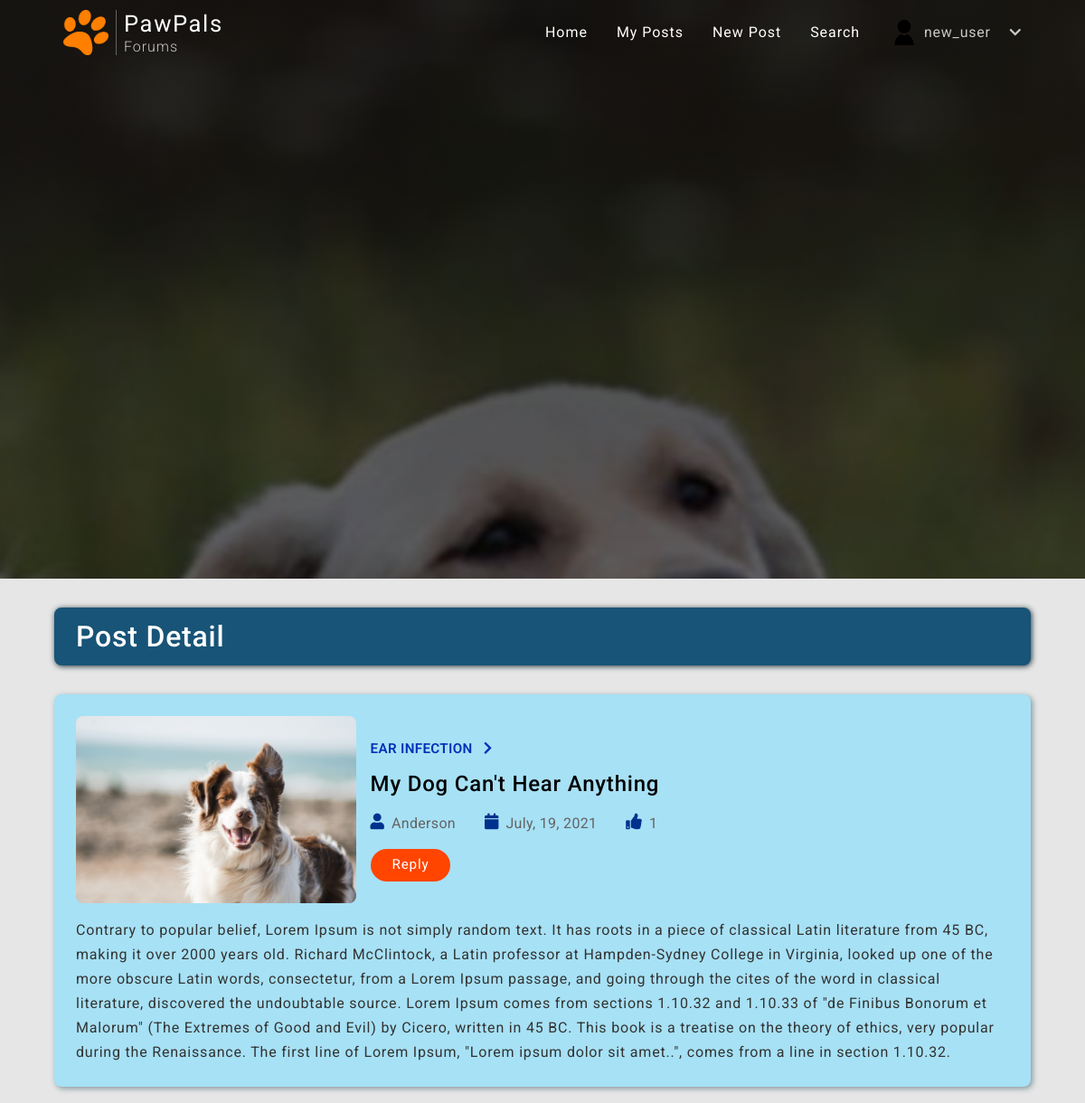
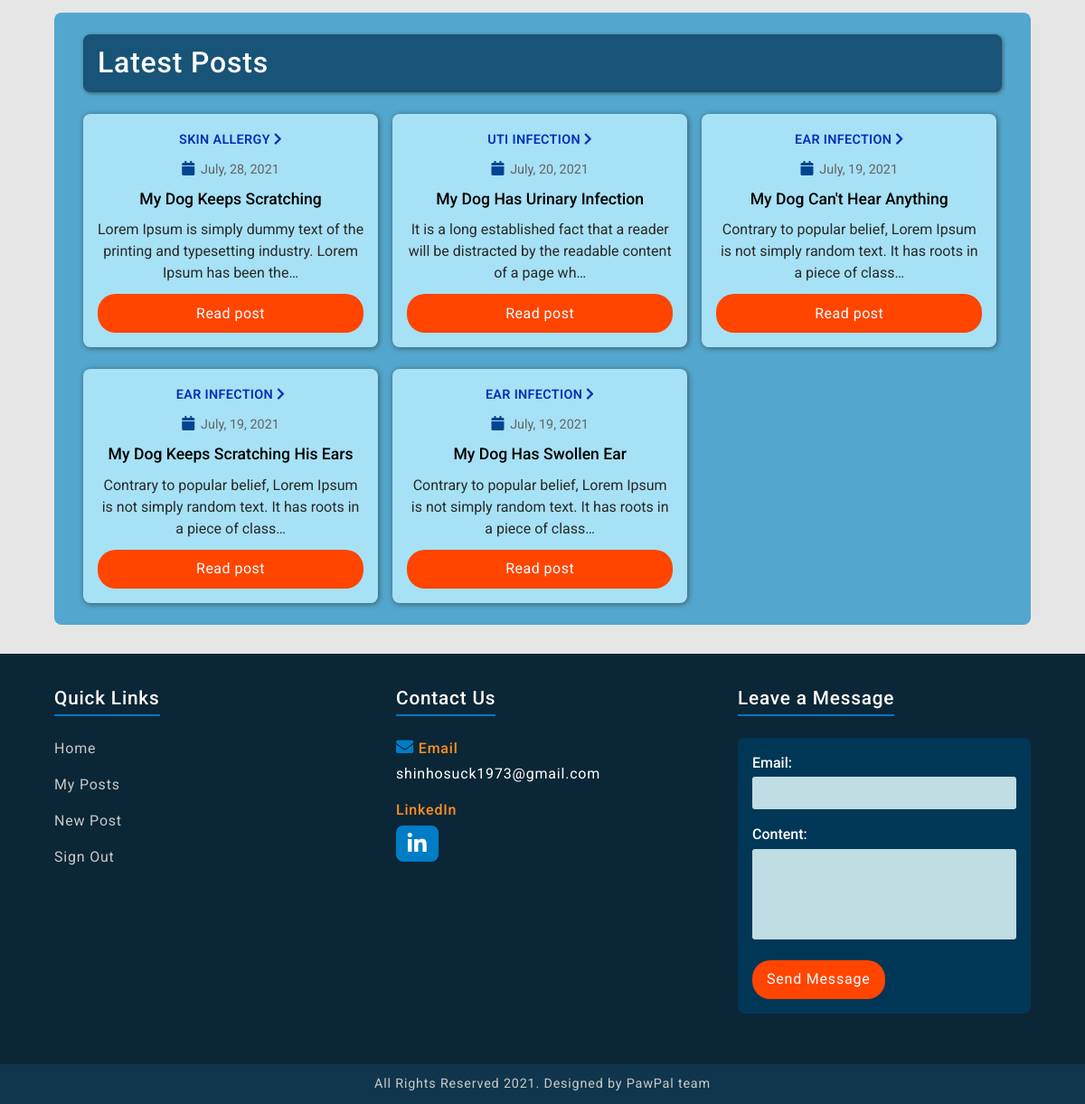
/post/13/detail/ (signed in), run on the app's committed database (2 pictures, top to bottom).
### users/models.py (models this page shows, shortened)
class Profile(models.Model):
    user = models.OneToOneField(User, on_delete=models.CASCADE)
    image = models.ImageField(default="default.png", upload_to="user_images")

### blog/models.py (models this page shows, shortened)
class Post(models.Model):
    topic = models.ForeignKey(Topic, on_delete=models.CASCADE)
    title = models.CharField(max_length=100)
    author = models.ForeignKey(User, on_delete=models.CASCADE)
    post_image = models.ImageField(default="default_post_img.jpg", upload_to="post_images")
    content = models.TextField()
    date_posted = models.DateTimeField(default=timezone.now)
    likes = models.ManyToManyField(User, blank=True, related_name="post_likes")
    class Meta:
        ordering = ["-date_posted"]

class Topic(models.Model):
    name = models.CharField(max_length=50)
    topic_image = models.ImageField(upload_to="topic_images")
    description = models.CharField(max_length=200, blank=True)
    def __str__(self):
        return self.name

### blog/views.py (the view)
# urls.py: path("post/<int:pk>/detail/", post_detail, name="post-detail"),
def post_detail(request, pk):
    all_posts = Post.objects.all()[0:5]
    post = Post.objects.get(pk=pk)
    context = {
        "all_posts": all_posts,
        "post": post
    }
    return render(request, "blog/post_detail.html", context)

### users/forms.py
class ContactUsForm(forms.ModelForm):
    email = forms.EmailField()
    class Meta:
        model = Contact
        fields = ["email", "content"]

### users/context_processors.py (called while the page is built)
def contact_form(request):
    form = ContactUsForm()
    return  {"form": form}

### blog/templates/blog/post_detail.html (shortened to what this page needs)
{% extends "blog/base.html" %}
{% block content %}
<div class="post-detail-row">
    <div class="post-detail-wrapper">
        <div class="post-detail-header-title">
            <h2>Post Detail</h2>
        </div>
        <div class="post-detail-content-wrapper">
            <div class="post-detail-img-container">
                <img src="{{ post.post_image.url }}" alt="">
            </div>
            <div class="post-detail-content">
                <div class="post-detail-topic-link">
                    <a href="{% url 'blog:posts-in-topic' post.topic.pk%}">
                        {{ post.topic }}
                        <i class="fa fa-chevron-right"></i>
                    </a>
                </div>
                <h6 class="post-detail-title">{{ post.title }}</h6>
                <div class="post-detail-text-wrapper">
                    <p class="post-detail-author">
                        <i class="fas fa-user post-detail-user"></i>
                        <span>{{ post.author|truncatechars:8 }}</span>
                    </p>
                    <p class="post-detail-date">
                        <i class="fas fa-calendar post-detail-calendar"></i>
                        <span>{{ post.date_posted|date:"N, d, Y"|truncatechars:14}}</span>
                    </p>
                    <a class="post-detail-date-thumbs" href="{% url 'blog:post-like' post.pk %}">
                        <i class="fas fa-thumbs-up post-detail-thumbs-up"></i>
                        <span class="topic-likes-count">{{ post.likes.count}}</span>
                    </a>
                    {% if user.is_authenticated %}
                        <div class="post-detail-reply">
                            <p>Reply</p>
                        </div>
                    {% else %}
                        <div class="post-detail-reply">
                            <p id="reply" title="Sorry, you must be logged in.">Reply</p>
                        </div>
                    {% endif %}
                </div>
            </div>
            <p class="post-detail-text">{{ post.content }}</p>
        </div>
    </div>
    <div class="post-detail-right-side-container">
        <h5 class="post-detail-latest-post-title-header">Latest Posts</h5>
        <div class="post-detail-latest-post-wrapper">
            {% for post in all_posts %}
            <div class="post-detail-latest-posts">
                <a class="post-detail-latest-post-topic-link" href="{% url 'blog:posts-in-topic' post.topic.pk%}">
                    {{ post.topic }}
                    <i class="fa fa-chevron-right"></i>
                </a>
                <p class="post-detail-latest-post-date">
                    <i class="fas fa-calendar post-detail-topic-calendar-icon"></i>
                    {{ post.date_posted|date:"N, d, Y"}}
                </p>
                <h5 class="post-detail-latest-post-title">{{ post.title }}</h5>
                <p class="post-detail-latest-post-content">{{ post.content|truncatechars:100}}</p>
                <a  class="post-detail-latest-post-detail" href="{% url 'blog:post-detail' post.pk %}">
                    Read post
                </a>
            </div>
            {% endfor %}
        </div>
    </div>
</div>
{% endblock content %}

### blog/templates/blog/base.html (shortened to what this page needs)
{% load static %}
<!DOCTYPE html>
<html lang="en">
<head>
    <link rel="stylesheet" href="https://cdnjs.cloudflare.com/ajax/libs/font-awesome/5.15.1/css/all.min.css"
 />
    <link rel="stylesheet" href="https://cdnjs.cloudflare.com/ajax/libs/font-awesome/5.15.3/css/all.min.css" />
    <link href="https://cdn.jsdelivr.net/npm/bootstrap@5.0.0-beta1/dist/css/bootstrap.min.css" rel="stylesheet">
    <link rel="stylesheet" type="text/css" href="{% static 'blog/main.css' %}">
</head>
<body>
    <header>
        {% block navbar%}
        <nav class="bg-img">
            <div class="navbar-container">
                <div class="brand-name">
                    <a class="brand-link" href="{% url 'blog:home' %}">
                        <img src="{% static 'blog/images/paw.png' %}" alt="">
                        <h5>PawPals<span>Forums</span></h5>
                    </a>
                </div>
                <ul class="links">
                    {% if user.is_authenticated %}
                        {% with request.resolver_match.url_name as url_name %}
                        <li class="link">
                            <a class="{% if url_name == 'home' %} active {% endif %}" href="{% url 'blog:home' %}">Home</a>
                        </li>
                        <li class="link">
                            <a class="{% if url_name == 'my-posts' %} active {% endif %}" href="{% url 'blog:my-posts'  user.pk %}">My Posts</a>
                        </li>
                        <li class="link">
                            <a href="{% url 'blog:create-post' %}">New Post</a>
                        </li>
                        <li class="link">
                            <a id="search" href="#">Search</a>
                        </li>
                        <li class="link">
                            <div class="user-account">
                                <div class="user-profile-img">
                                    <img src="{{ user.profile.image.url }}" alt="">
                                </div>
                                <p class="user-username">{{ user.username }}
                                    <i id="down-arrow" class="fa fa-chevron-down"></i>
                                </p>
                            </div>
                        </li>
                        {% endwith %}
                    {% endif %}
                </ul>
            </div>
        </nav>
        {% endblock navbar%}
    </header>
    <main>
        {% block content %}
        {% endblock content %}
    </main>
    <footer>
        <div class="footer-container">
            <div class="footer-content-wrapper">
                <div class="footer-title">
                    <h6>Quick Links</h6>
                </div>
                <div class="footer-links">
                    {% if user.is_authenticated %}
                        <a href="{% url 'blog:home' %}" class="footer-home">Home</a>
                        <a href="{% url 'blog:my-posts' user.pk %}" class="footer-my-posts">My Posts</a>
                        <a href="{% url 'blog:create-post' %}" class="footer-new-post">New Post</a>
                        <a href="{% url 'users:logout' %}" class="footer-sign-out">Sign Out</a>
                    {% else %}
                        <a href="{% url 'users:login' %}" class="footer-sign-in">Sign In</a>
                        <a href="{% url 'users:register' %}" class="footer-register">Register</a>
                    {% endif %}
                </div>
            </div>
            <div class="footer-content-wrapper">
                <div class="footer-title">
                    <h6>Contact Us</h6>
                </div>
                <div class="footer-contact">
                    <p>
                       <i class="fa fa-envelope"></i>Email
                       <a href="mailto:shinhosuck1973@gmail.com">shinhosuck1973@gmail.com</a>
                    </p>
                    <p>
                        LinkedIn
                        <a class="linkedIn-link" href="https://www.linkedin.com/in/eric-anderson-a6b906214/" target="_blank"><i class="fab fa-linkedin-in"></i></a>
                    </p>
                </div>
            </div>
            <div class="footer-content-wrapper">
                <div class="footer-title">
                    <h6>Leave a Message</h6>
                </div>
                <div class="footer-form">
                    <form class="form-content" action="{% url 'users:contact_us' %}" method="POST">
                        {{ form.as_p }}
                        <button class="contact-submit" type="submit">Send Message</button>
                    </form>
                </div>
            </div>
        </div>
        <div class="footer-rights-reserved">
            <p>All Rights Reserved 2021. Designed by PawPal team</p>
        </div>
    </footer>
</body>
</html>

### blog/templates/blog/base.html (style rules this page uses)
.form-content { margin-top: 1rem; }
p > label { color: rgb(255, 255, 255); font-size: 1rem; font-weight: 500; margin-bottom: 0.2rem; text-align: start !important; }
p > input, textarea { width: 100%; padding: 0.4rem 1rem; outline: none; border: none; background: rgb(191, 221, 226); color: rgb(0, 0, 0); resize: none; border-radius: 3px; }
p > textarea { height: 100px; width: 100%; }

### data on the page
Post: post_image (placeholder picture), topic "EAR INFECTION", title "My Dog Can't Hear Anything", author "Anderson", date_posted "July, 19, 2021", likes.count "1", content "Contrary to popular belief, Lorem Ipsum is not simply random text. It has roots in a piece of classical Latin literature from 45 BC, making it over 2000 years old. Richard McClintock, a Latin professor at Hampden-Sydney College in Virginia, looked up one of the more obscure Latin words, consectetur, from a Lorem Ipsum passage, and going through the cites of the word in classical literature, discovered the undoubtable source. Lorem Ipsum comes from sections 1.10.32 and 1.10.33 of \"de Finibus Bonorum et Malorum\" (The Extremes of Good and Evil) by Cicero, written in 45 BC. This book is a treatise on the theory of ethics, very popular during the Renaissance. The first line of Lorem Ipsum,…", content "Contrary to popular belief, Lorem Ipsum is not simply random text. It has roots in a piece of class…"
Post: topic "SKIN ALLERGY", date_posted "July, 28, 2021", title "My Dog Keeps Scratching", content "Lorem Ipsum is simply dummy text of the printing and typesetting industry. Lorem Ipsum has been the…"
Post: topic "UTI INFECTION", date_posted "July, 20, 2021", title "My Dog Has Urinary Infection", content "It is a long established fact that a reader will be distracted by the readable content of a page wh…"
Post: topic "EAR INFECTION", date_posted "July, 19, 2021", title "My Dog Keeps Scratching His Ears", content "Contrary to popular belief, Lorem Ipsum is not simply random text. It has roots in a piece of class…"
Post: topic "EAR INFECTION", date_posted "July, 19, 2021", title "My Dog Has Swollen Ear", content "Contrary to popular belief, Lorem Ipsum is not simply random text. It has roots in a piece of class…"

### other printed values
{{ user.username }} "new_user"
